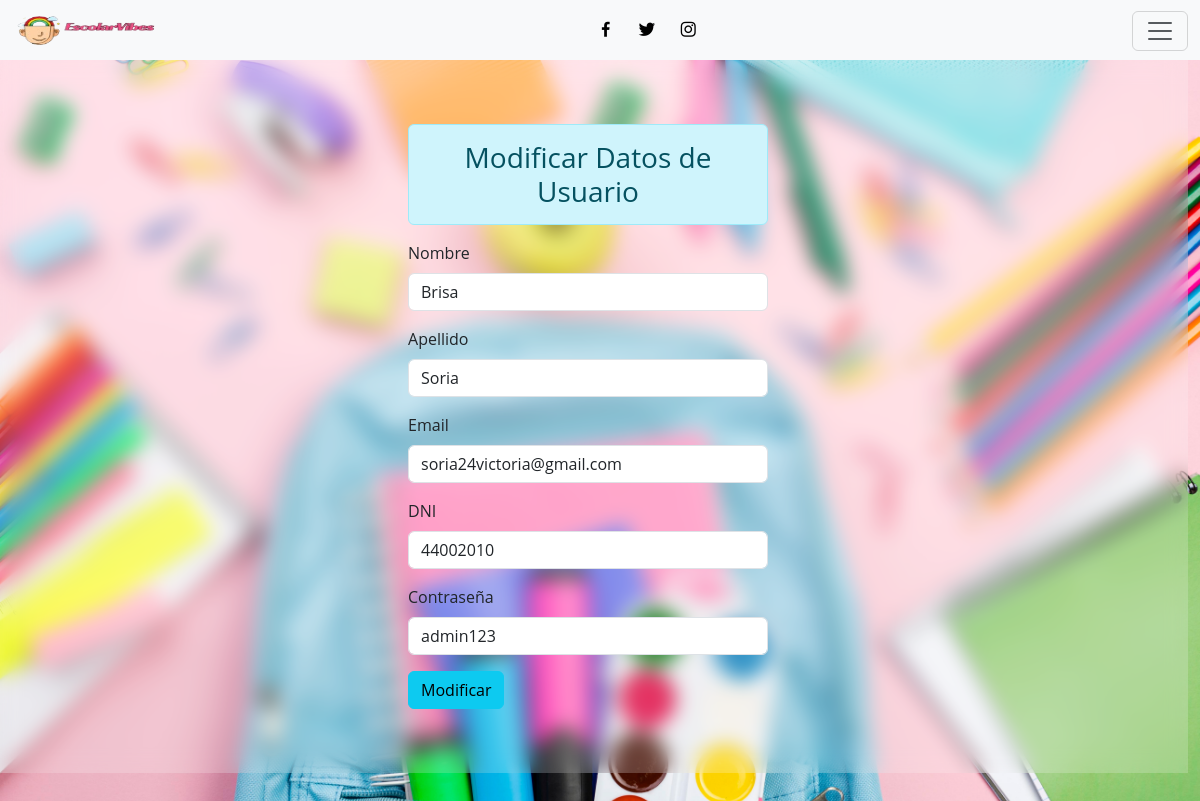
The page /vista/modificar_usuario.php?id=1 on the database its author committed.
### tables this page shows
CREATE TABLE `usuarios` (
  `id` int(11) NOT NULL,
  `nombre` varchar(45) NOT NULL,
  `apellido` varchar(50) NOT NULL,
  `email` varchar(100) NOT NULL,
  `dni` int(8) NOT NULL,
  `clave` varchar(10) NOT NULL
);

### vista/modificar_usuario.php (the view, shortened to what this page needs)
<?php
 $conexion=conexion();
 $id=$_GET["id"];
 $sql=$conexion->query("SELECT * FROM usuarios where id=$id");
?>
<!DOCTYPE html>
<html lang="en">
<head>
    <link rel="stylesheet" href="../css/estilos2.css">
    <link href='https://unpkg.com/boxicons@2.1.4/css/boxicons.min.css' rel='stylesheet'>
    <link href="https://cdn.jsdelivr.net/npm/bootstrap@5.3.2/dist/css/bootstrap.min.css" rel="stylesheet">
</head>
<body style="margin-top: 60px;">
<nav class="navbar bg-body-tertiary fixed-top">
            <div class="container-fluid">
                <a class="navbar-brand" href="#">
                <img src="../css/Logoo.png" alt="" width="150" height="35">
                </a>
                <div class="social-links">
                    <a href="#" class="navbar-brand">
                        <i class='bx bxl-facebook' ></i>
                    </a>
                    <a href="#" class="navbar-brand">
                        <i class='bx bxl-twitter' ></i>
                    </a>
                        <a href="#" class="navbar-brand">
                            <i class='bx bxl-instagram' ></i>
                        </a>
            </div>
                <button class="navbar-toggler" type="button" data-bs-toggle="offcanvas" data-bs-target="#offcanvasNavbar" aria-controls="offcanvasNavbar" aria-label="Toggle navigation">
                <span class="navbar-toggler-icon"></span>
                </button>
            </div>
        </nav>
        <div class="container-fluid row" style="background-color: rgba(255, 255, 255, .2);backdrop-filter: blur(10px);">
            <form action="" class="col-4 p-3 mx-auto my-5" method="post">
                <h3 class="text-center alert alert-info">Modificar Datos de Usuario</h3>
                <?php
                include "../controlador/editar_usuario.php";
                while ($datos=$sql->fetch_object()) {?>
                    <div class="mb-3">
                    <label for="exampleInputEmail1" class="form-label">Nombre</label>
                    <input type="text" class="form-control" name="nombre" value="<?= $datos->nombre ?>">
                </div>
                <div class="mb-3">
                    <label for="exampleInputEmail1" class="form-label">Apellido</label>
                    <input type="text" class="form-control" name="apellido" value="<?= $datos->apellido ?>">
                </div>
                <div class="mb-3">
                    <label for="exampleInputEmail1" class="form-label">Email</label>
                    <input type="text" class="form-control" name="email" value="<?= $datos->email ?>">
                    </div>
                <div class="mb-3">
                    <label for="exampleInputEmail1" class="form-label">DNI</label>
                    <input type="text" class="form-control" name="dni"  value="<?= $datos->dni ?>">
                </div>
                <div class="mb-3">
                    <label for="exampleInputEmail1" class="form-label">Contraseña</label>
                    <input type="text" class="form-control" name="clave" value="<?= $datos->clave ?>">
                </div>
                <?php }
                ?>
                <button type="submit" class="btn btn-info" name="btnmodificar" value="ok">Modificar</button>
            </form>
        </div>
</body>
</html>

### css/estilos2.css (style rules this page uses)
* { margin: 0; padding: 0; box-sizing: border-box; text-decoration: none; font-family: "Open sans", sans-serif; }
body { min-height: 100vh; background: url('fondologin2.jpg') no-repeat; background-size: cover; background-position: center; background-attachment: fixed; }
.navbar { height: 60px; }
.navbar-brand { font-size: 10px; }

### rows shown on the page
usuarios: nombre "Brisa", apellido "Soria", email "soria24victoria@gmail.com", dni "44002010", clave "admin123"
